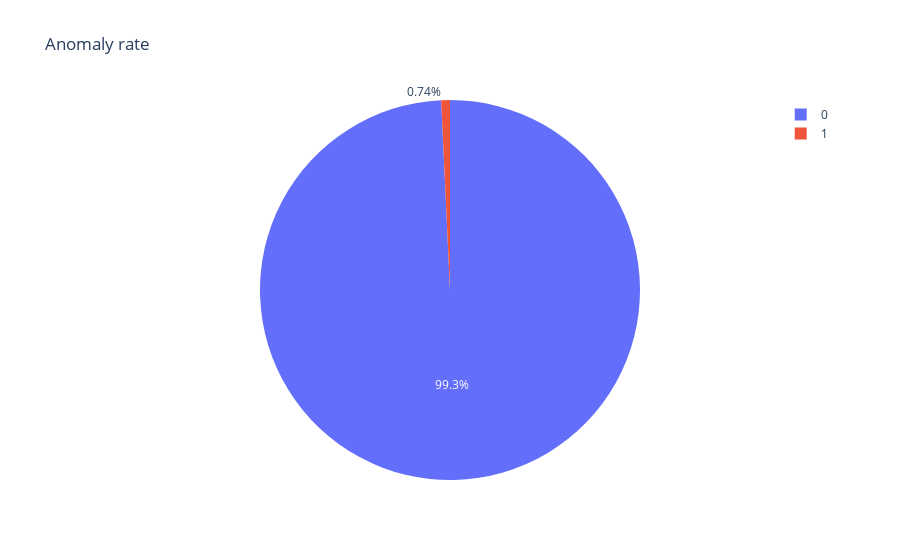

The notebook cell saved with this chart:
### Markdown cell above
#### Pie Chart

### Code cell
fig = px.pie(result['Anomaly'],names=result['Anomaly'], title='Anomaly rate',)
fig.show()

### Figure 1 — Plotly figure (JSON) as saved in the notebook; plotly's stock layout.template omitted (floating-point values rounded to 4 significant figures; data arrays with more than 128 entries replaced by an {"elided": "..."} marker saying what was removed)
{"data": [{"domain": {"x": [0, 1], "y": [0, 1]}, "hovertemplate": "label=%{label}<extra></extra>", "labels": {"elided": "1081 int values"}, "legendgroup": "", "name": "", "showlegend": true, "type": "pie"}], "layout": {"legend": {"tracegroupgap": 0}, "title": {"text": "Anomaly rate"}}}
